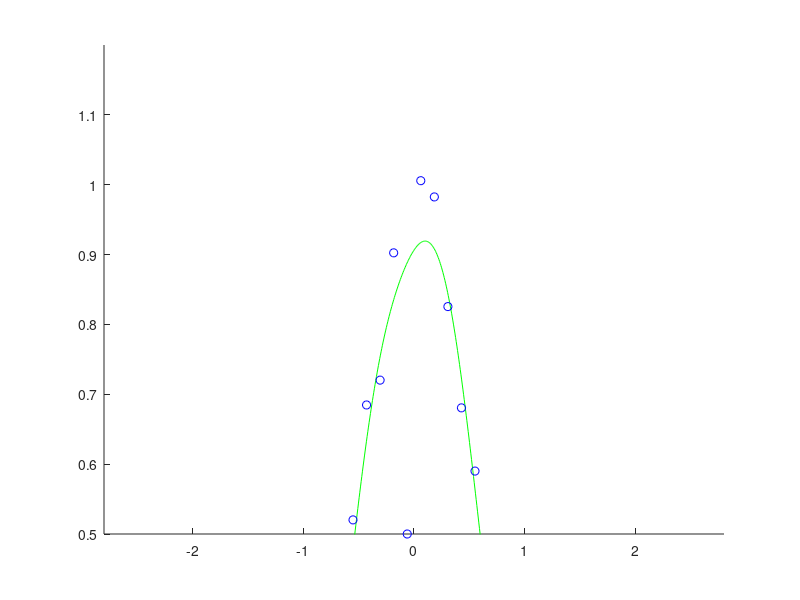

This chart was generated by the following MATLAB code:
clc,clear,close all;
%对使用高斯盒模型的L2约束最小二乘学习法进行交叉已验证法
%高斯核=exp(-(x-c)^2/(2*h^2))
n=50;N=1000;x=linspace(-3,3,n)';X=linspace(-3,3,N)';
%输入，生成一个新的向量y，y的每个元素是对应的pix元素的正弦值除以pix元素本身，
% 然后加上0.1倍的x元素值和一个随机噪声。
pix=pi*x;
y=sin(pix)./(pix)+0.1*x+0.05*randn(n,1);
y(n/2)=0.5;

hh=2*0.3^2;l=0.1;e=0.1;
t0=randn(n,1);
x2=x.^2;
k=exp(-(repmat(x2,1,n)+repmat(x2',n,1)-2*x*x')/hh);
for o =1:1000
    % 计算残差r和权重w,w=1 if∣r∣<η ,η/|r| if∣r∣>η
    r=abs(k*t0-y);
    w=ones(n,1);
     % 如果残差大于阈值e，则调整权重
    w(r>e)=e./r(r>e);
     % 更新模型参数t,t=(pT*w*p)^-1 *pT*w*y
    Z=k*(repmat(w,1,n).*k)+l*pinv(diag(abs(t0)));
    t=(Z+0.000001*eye(n))\(k*(w.*y));
    if norm(t-t0)<0.001,break,end
    t0=t;
end
%||x-c||.^2=(repmat(X.^2,1,n)+repmat(x2',N,1)-2*X*x')
K=exp(-(repmat(X.^2,1,n)+repmat(x2',N,1)-2*X*x')/hh);
F=K*t;
figure(1);clf;hold on;axis([-2.8 2.8 0.5 1.2]);
plot(X,F,'g-');
plot(x,y,'bo');


